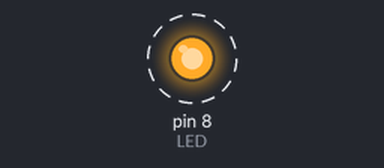
A sketch run on a simulated Arduino Uno, built with avr-gcc and run on an emulated ATmega328P. Parts: output pins drawn as LEDs (lit = HIGH). Dashed ring = blinking.

Above: at 0.5 s.
Timing chart, 0 to 3.0 s (numbered marks = the images above):
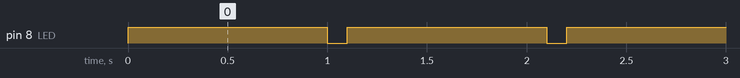

The sketch:

2-1.ino
```cpp
// D8번 핀을 LED 이라고 이름을 준다.
int LED = 8;

int d1, d2 ;

void setup() {

// 8번핀(LED)을 출력 핀으로 설정한다.
  pinMode(LED, OUTPUT);
  d1 = 1000;
  d2 = 100;
}

void loop() {

  digitalWrite(LED, 1);
  delay(d1); // LED가 ON되는 시간은 1000 [ms]로 설정한다

  digitalWrite(LED, 0);
  delay(d2); // LED가 OFF 되는 시간을 100 [ms]로 설정한다.
}
```

Measured:
- by itself, pin 8 (LED): alternates HIGH for 1.0 s and LOW for 0.10 s
